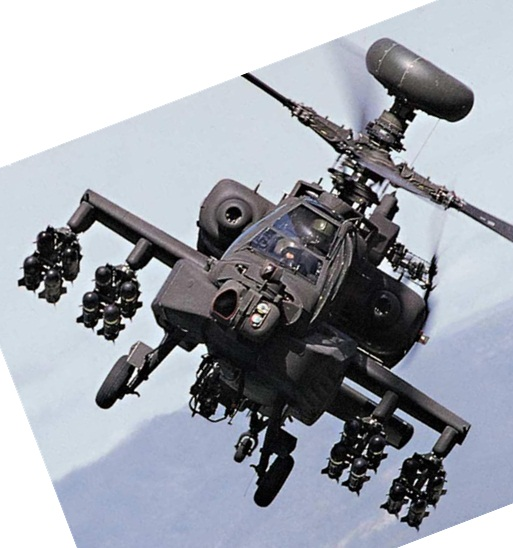
#> input picture lab10&11/src/target.jpg, 513 x 548 px
$ python SIFT_opencv.py
#> lines starting #> are read from the running program, lines starting #| are printed output that depends on the picture
### lab10&11/src/utilies.py
import os

TARGET_PATH = 'target.jpg'
DATASET = [
	'dataset/1.jpg',
	'dataset/2.jpg',
	'dataset/3.jpg',
	'dataset/4.jpg',
	'dataset/5.jpg'
]

def mkdir(dic):
	split = dic.split('/')
	d = ''
	for name in split:
		d = os.path.join(d, name)
		if not os.path.exists(d):
			os.mkdir(d)

### lab10&11/src/SIFT_opencv.py
from utilies import *
import cv2
import os
import numpy as np

target = cv2.imread(TARGET_PATH)
#> target is the input picture: shape (548, 513, 3); mean B, G, R 173.1, 164.6, 160.6
sift = cv2.xfeatures2d.SIFT_create()
kp_target, dest_target = sift.detectAndCompute(cv2.cvtColor(target, cv2.COLOR_BGR2GRAY), None)
#> kp_target = 1830 keypoints; strongest (x, y, size): (43, 273, 1.9), (362, 225, 3), (113, 285, 2), (101, 310, 2)
flann = cv2.FlannBasedMatcher(
	{
		'algorithm': 0,
		'trees': 5
	},
	{'checked': 50}
)

mkdir('output/opencv')

for i, input_img_path in enumerate(DATASET):
	image = cv2.imread(input_img_path)
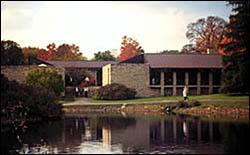
#> input picture lab10&11/dataset/1.jpg, 250 x 155 px, found by its file name
#> image is the input picture: shape (155, 250, 3); mean B, G, R 95.5, 102.7, 113.7
	image_gray = cv2.cvtColor(image, cv2.COLOR_BGR2GRAY)
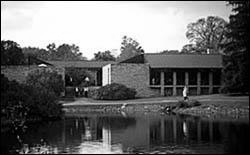
#> image_gray: shape (155, 250); min 0, max 255, mean 105.2
	key_points, dest = sift.detectAndCompute(image_gray, None)
#> key_points = 327 keypoints; strongest (x, y, size): (87, 79, 2), (184, 95, 2), (86, 89, 2.3), (142, 51, 1.8)
	image_with_kps = cv2.drawKeypoints(image, key_points, np.array([]), color=(140,23,255))
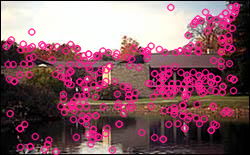
#> image_with_kps: shape (155, 250, 3); mean B, G, R 105.6, 94.5, 137.1
	cv2.imwrite(f'output/opencv/{i+1}_withkps.jpg', image_with_kps)
	match = flann.knnMatch(dest, dest_target, k=2)
#> match = 327 matches

	better_match = []
	for m, n in match:
		if m.distance < 0.5 * n.distance:
			better_match.append([m])
#> after the loop, better_match = []

	image_match = cv2.drawMatchesKnn(image, key_points, target, \
									 kp_target, better_match, None, flags=2)
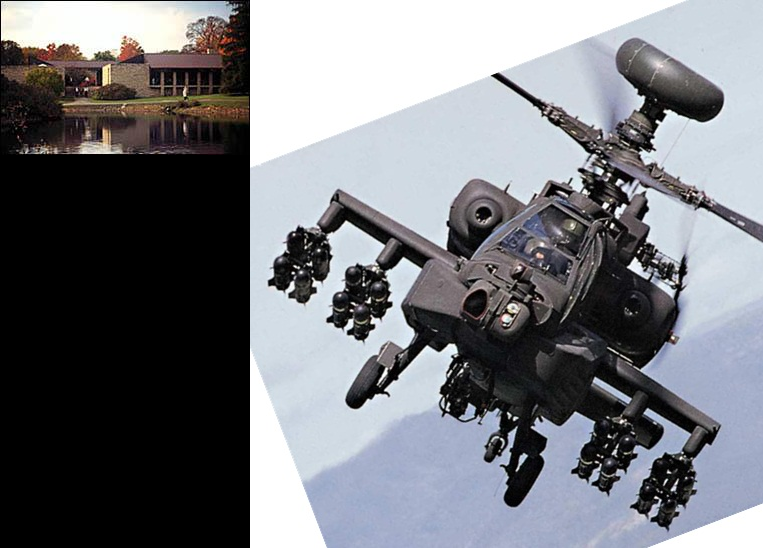
#> image_match: shape (548, 763, 3); mean B, G, R 125.3, 120.2, 118.5
	cv2.imwrite(f'output/opencv/{i+1}_match.jpg', image_match)
	image_match_kps = cv2.drawMatchesKnn(image_with_kps, key_points, target, \
	                                     kp_target, better_match, None, flags=2)
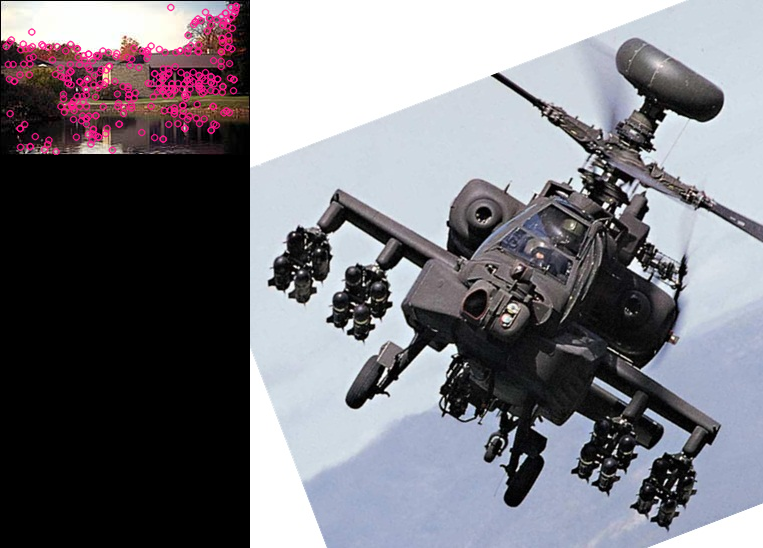
#> image_match_kps: shape (548, 763, 3); mean B, G, R 126.2, 119.4, 120.7
	cv2.imwrite(f'output/opencv/{i+1}_match_kps.jpg', image_match_kps)
#> pass 2 of the loop `for i, input_img_path in enumerate(DATASET):`:
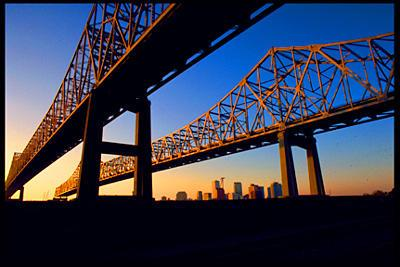
#> input picture lab10&11/dataset/2.jpg, 400 x 267 px, found by its file name
#> image is the input picture: shape (267, 400, 3); mean B, G, R 79.7, 60.2, 55.7
#> `image_gray = cv2.cvtColor(image, cv2.COLOR_BGR2GRAY)`:
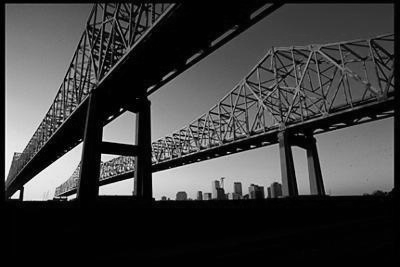
#> image_gray: shape (267, 400); min 0, max 250, mean 61
#> key_points = 592 keypoints; strongest (x, y, size): (16, 195, 4.8), (74, 196, 3.3), (43, 187, 21.6), (125, 188, 11.8)
#> image_with_kps: shape (267, 400, 3)
#> match = 592 matches
#> after the loop `for m, n in match:`: better_match = 1 matches
#> image_match: shape (548, 913, 3)
#> `image_match_kps = cv2.drawMatchesKnn(image_with_kps, key_points, targe..`:
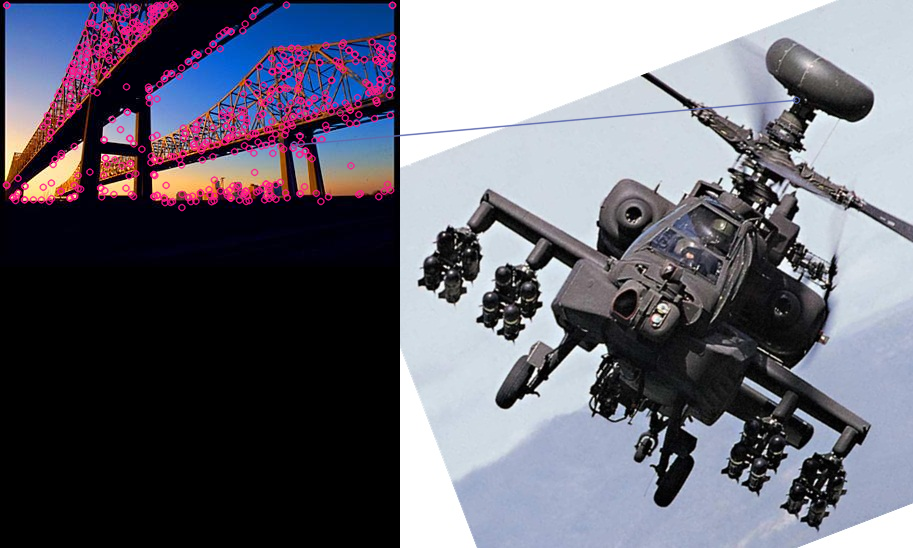
#> image_match_kps: shape (548, 913, 3); mean B, G, R 115.5, 104.2, 105.6
#> pass 3 of the loop `for i, input_img_path in enumerate(DATASET):`:
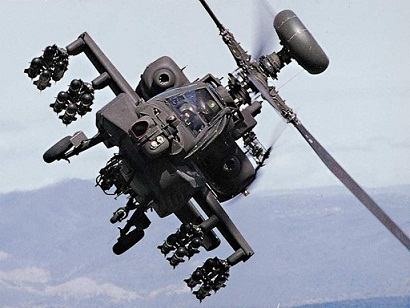
#> input picture lab10&11/dataset/3.jpg, 410 x 308 px, found by its file name
#> image is the input picture: shape (308, 410, 3); mean B, G, R 170.9, 158.1, 152.2
#> `image_gray = cv2.cvtColor(image, cv2.COLOR_BGR2GRAY)`:
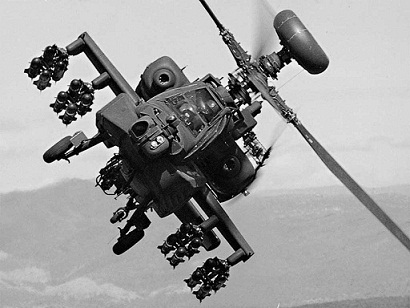
#> image_gray: shape (308, 410); min 0, max 255, mean 157.8
#> key_points = 537 keypoints; strongest (x, y, size): (236, 113, 1.9), (78, 103, 1.8), (236, 100, 2.5), (249, 90, 2.4)
#> image_with_kps: shape (308, 410, 3)
#> match = 537 matches
#> after the loop `for m, n in match:`: better_match = 303 matches
#> image_match: shape (548, 923, 3)
#> `image_match_kps = cv2.drawMatchesKnn(image_with_kps, key_points, targe..`:
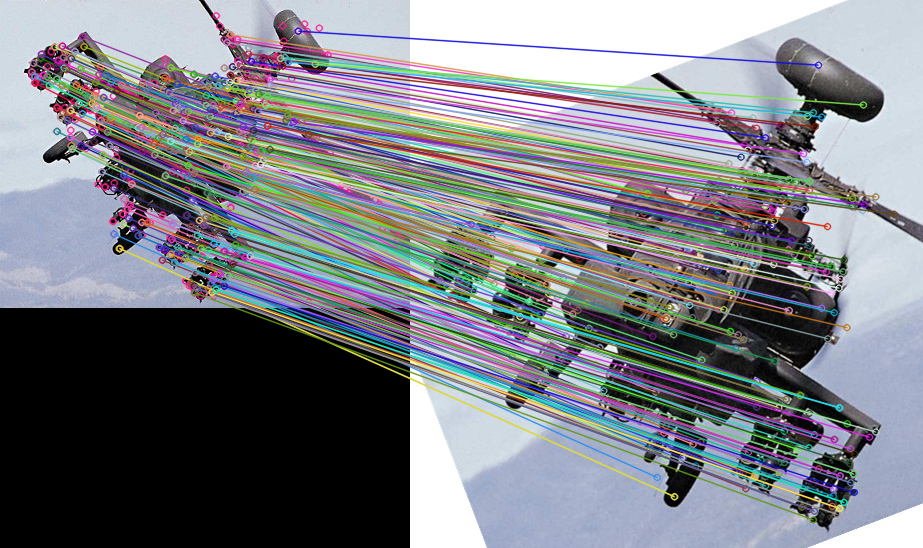
#> image_match_kps: shape (548, 923, 3); mean B, G, R 133.7, 127.6, 124.8
#> the loop made 5 passes; the first 3 are shown
